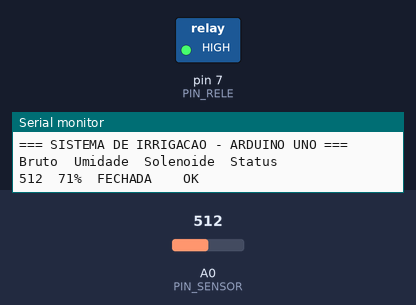
This sketch was run on a simulated Arduino Uno, built with avr-gcc and run on an emulated ATmega328P. On the bench: switched loads named in the sketch (green lamp = pin HIGH), the last lines printed to the serial monitor. The inputs (shaded band) are chosen by the test bench; at power-on: A0 (PIN_SENSOR) = 512.

Above: at 1.8 s.
1.9 s: A0 (PIN_SENSOR) set to 791
3.4 s: A0 (PIN_SENSOR) set to 813
At 4.4 s:
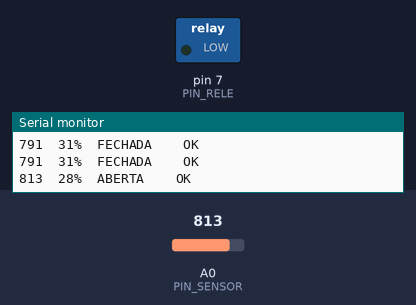
5.5 s: A0 (PIN_SENSOR) set to 645
7.2 s: A0 (PIN_SENSOR) set to 620
At 8.6 s:
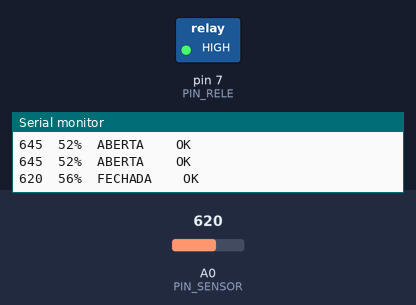
9.5 s: A0 (PIN_SENSOR) set to 900
At 11.4 s:
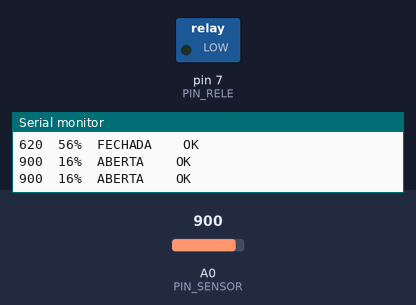
Timing chart, 0 to 12.5 s (numbered marks = the images above; inputs shaded):
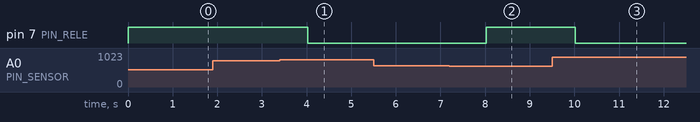

The sketch:

sensor_higrometro5.ino
```cpp
// ================= CONFIGURAÇÃO DE PINOS (ARDUINO UNO) =================
const uint8_t PIN_SENSOR = A0;
const uint8_t PIN_RELE   = 7;

// ================= LÓGICA DO MÓDULO RELÉ =================
// A maioria dos módulos relé comerciais é ATIVO EM NÍVEL BAIXO (LOW liga o relé).
// Se o seu relé ligar com HIGH, inverta os valores abaixo.
const uint8_t RELE_LIGADO    = LOW;
const uint8_t RELE_DESLIGADO = HIGH;

// ================= CALIBRAÇÃO DO SENSOR =================
const int ADC_SECO  = 1015;
const int ADC_UMIDO = 310;

// ================= PARÂMETROS DE IRRIGAÇÃO (HISTERESE) =================
const int UMIDADE_LIGAR    = 30; // Abre a solenoide se cair abaixo de 30%
const int UMIDADE_DESLIGAR = 55; // Fecha a solenoide ao atingir 55%

// ================= SEGURANÇA E TEMPORIZAÇÃO =================
const uint8_t NUM_AMOSTRAS             = 10;
const unsigned long INTERVALO_LEITURA  = 1000;   // Lê o solo a cada 1 segundo
const unsigned long TEMPO_MAX_REGA_MS  = 6000;  // Máximo 60s ligada seguida (proteção)

unsigned long ultimoTempoLeitura = 0;
unsigned long inicioRegaMs       = 0;
bool solenoideAberta             = false;
bool bloqueioSeguranca           = false;

int lerSensorFiltrado() {
  long soma = 0;
  int minimo = 1024;
  int maximo = -1;

  for (uint8_t i = 0; i < NUM_AMOSTRAS; i++) {
    int leitura = analogRead(PIN_SENSOR);
    soma += leitura;
    if (leitura < minimo) minimo = leitura;
    if (leitura > maximo) maximo = leitura;
    delay(2);
  }

  soma -= (minimo + maximo);
  return soma / (NUM_AMOSTRAS - 2);
}

int calcularUmidade(int valorBruto) {
  int pct = map(valorBruto, ADC_SECO, ADC_UMIDO, 0, 100);
  return constrain(pct, 0, 100);
}

void acionarSolenoide(bool ligar) {
  if (ligar && !solenoideAberta) {
    digitalWrite(PIN_RELE, RELE_LIGADO);
    solenoideAberta = true;
    inicioRegaMs = millis();
  } else if (!ligar && solenoideAberta) {
    digitalWrite(PIN_RELE, RELE_DESLIGADO);
    solenoideAberta = false;
  }
}

void setup() {
  // Garante que o relé comece desligado antes mesmo de definir como OUTPUT
  digitalWrite(PIN_RELE, RELE_DESLIGADO);
  pinMode(PIN_RELE, OUTPUT);

  Serial.begin(9600);
  Serial.println(F("=== SISTEMA DE IRRIGACAO - ARDUINO UNO ==="));
  Serial.println(F("Bruto\tUmidade\tSolenoide\tStatus"));
}

void loop() {
  unsigned long agora = millis();

  // Proteção contra tempo máximo de válvula aberta
  if (solenoideAberta && (agora - inicioRegaMs >= TEMPO_MAX_REGA_MS)) {
   //acionarSolenoide(false);
    //bloqueioSeguranca = true;
    //Serial.println(F("ALERTA: Tempo maximo de rega atingido! Valvula fechada."));
  }

  if (agora - ultimoTempoLeitura >= INTERVALO_LEITURA) {
    ultimoTempoLeitura = agora;

    int bruto = lerSensorFiltrado();
    int umidade = calcularUmidade(bruto);

    // Falha de leitura (fio solto ou curto): fecha a válvula imediatamente
    if (bruto <= 10 || bruto >= 1022) {
      acionarSolenoide(false);
      Serial.print(bruto);
      Serial.println(F("\t--\tFECHADA\t\tERRO_SENSOR"));
      return;
    }

    // Controle por histerese (se não estiver em bloqueio de segurança)
    if (!bloqueioSeguranca) {
      if (!solenoideAberta && umidade < UMIDADE_LIGAR) {
        acionarSolenoide(true);
      } else if (solenoideAberta && umidade >= UMIDADE_DESLIGAR) {
        acionarSolenoide(false);
      }
    }

    Serial.print(bruto);
    Serial.print(F("\t"));
    Serial.print(umidade);
    Serial.print(F("%\t"));
    Serial.print(solenoideAberta ? F("ABERTA") : F("FECHADA"));
    Serial.print(F("\t\t"));
    Serial.println(bloqueioSeguranca ? F("BLOQUEIO_TEMPO") : F("OK"));
  }
}
```

Measured:
- the behaviour switches between 803 and 804 on A0 (PIN_SENSOR) (found by bisection; images 0 and 1)
- the behaviour switches between 628 and 627 on A0 (PIN_SENSOR) (found by bisection; images 1 and 2)
- after the input at 3.4 s, pin 7 (PIN_RELE): HIGH → LOW after 0.62 s
- after the input at 7.2 s, pin 7 (PIN_RELE): LOW → HIGH after 0.82 s
- after the input at 9.5 s, pin 7 (PIN_RELE): HIGH → LOW after 0.52 s
